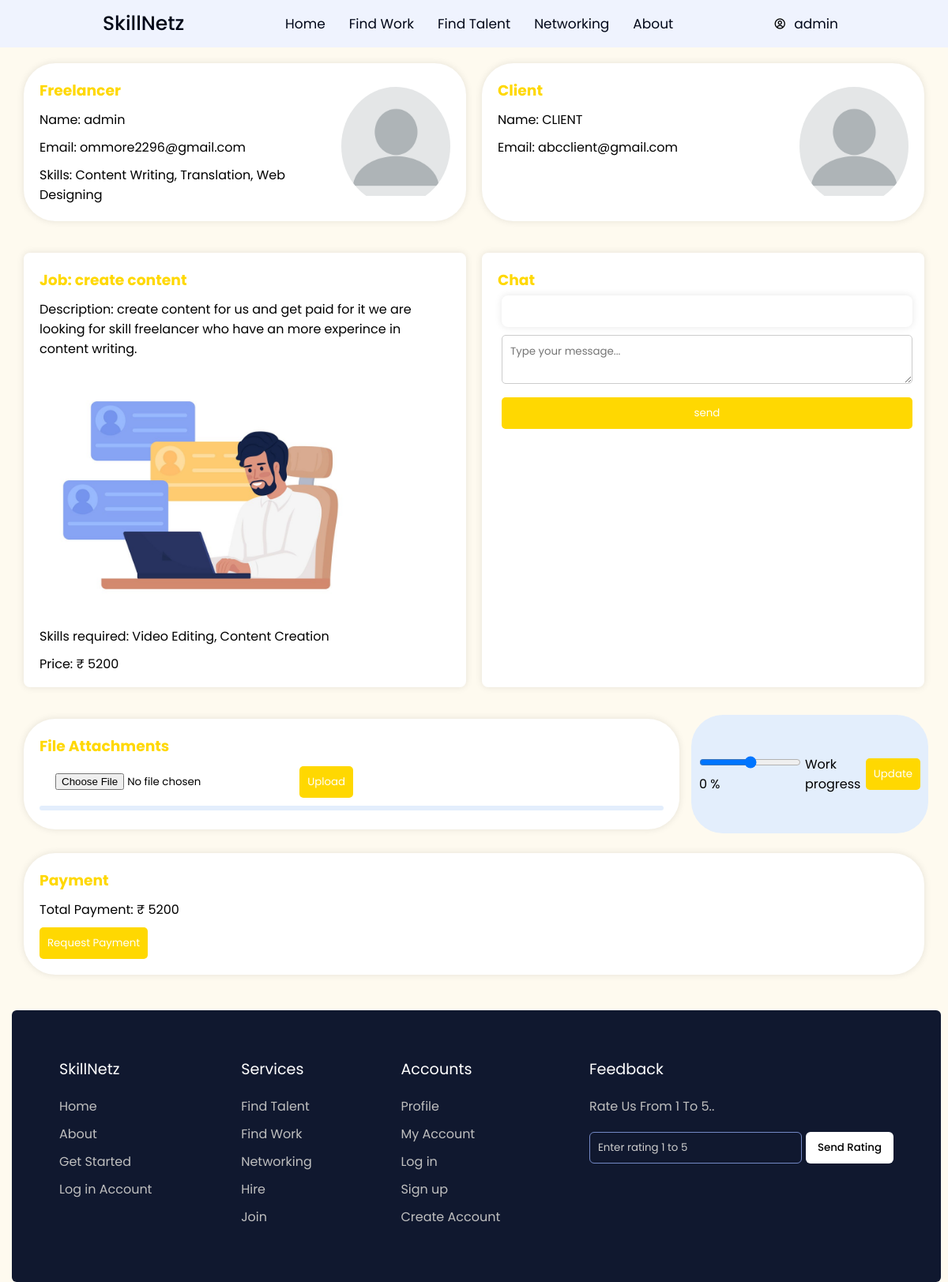
Screenshot of /dashboard/3 (signed in) with the database file from the repository.
### skillnetz/models.py (models this page shows, shortened)
class CustomUser(AbstractUser):
    ROLE_CHOICES = (
    ("freelancer", "Freelancer"),
    ("client", "Client"),
    ("admin","Admin"))
    role = models.CharField(max_length=20,choices=ROLE_CHOICES,default="admin")
    linkedin_id = models.CharField(null=True,blank=True,max_length=20)
    paypal_id = models.CharField(null=True,blank=True,max_length=50)
    dp_img = models.ImageField(upload_to="img",blank=True,null=True,default="img/dp.jpg")
    skill = models.ManyToManyField("Skills",blank=True)

class ActiveJob(models.Model):
    job_title = models.CharField(max_length=50)
    skill = models.ManyToManyField("Skills")
    price = models.CharField(max_length=50)
    description = models.TextField()
    post_date = models.DateField(null=True,blank=True,auto_now_add=True)
    job_image = models.ImageField(upload_to="job_images/",null=True,blank=True)
    post_by = models.ForeignKey(CustomUser,on_delete=models.CASCADE)
    assign_to =models.ForeignKey(CustomUser,on_delete=models.CASCADE,related_name='assign',null=True,blank=True)

class Skills(models.Model):
    name = models.CharField(max_length=100)

### skillnetz/views.py (the view, shortened to what this page needs)
# urls.py: path('dashboard/<int:job_id>',views.dashboard,name="dashboard"),
def dashboard(request,job_id):
    job = get_object_or_404(ActiveJob, pk=job_id)
    if request.user==job.assign_to:
        has_applied = PaymentApplication.objects.filter(job=job)
        payment_done = Payment.objects.filter(job=job)
        chat = Message.objects.filter(job=job).order_by('timestamp')
        my_file = Fileattachment.objects.filter(job=job)
        if has_applied:
            for payment in has_applied:
                value=payment.is_accepted
        else:
            value= False
        if payment_done:
            for pay in payment_done:
                value1=pay.successful
        else:
            value1= False
        return render(request,"freelancerdashborad.html",{'data': job,'messages': chat,'has_applied':has_applied,'payment_done':payment_done,'my_file': my_file,'value':value,'value1':value1})
    else:
        return HttpResponse("You are not an client or an freelancer of this active job")

### skillnetz/templates/freelancerdashborad.html (shortened to what this page needs)
<!DOCTYPE html>
<html lang="en">
    {% load static %}
<head>
    <link href='https://unpkg.com/boxicons@2.1.1/css/boxicons.min.css' rel='stylesheet'>
</head>
<body>
    <nav>
        <div class="nav-bar">
            <span class="logo navLogo"><a href="{% url 'home' %}">SkillNetz</a></span>
            <div class="menu">
                <ul class="nav-links">
                    <li><a href="{% url 'home' %}">Home</a></li>
                    <li><a href="{% url 'findwork' %}">Find Work</a></li>
                    <li><a href="{% url 'findtalent' %}">Find Talent</a></li>
                    <li><a href="{% url 'mynetwork' %}">Networking</a></li>
                    <li><a href="{% url 'about' %}">About</a></li>
                </ul>
            </div>
            <div class="darkLight-searchBox">
              {% if user.is_authenticated %}
              <div class="dark-light" onclick="showprofile()">
                <ul class="nav-links">
                  <i class='bx bx-user-circle'></i>
                  <a>{{user.first_name}}</a></ul>
              </div>
                {% endif %}
            </div>
      </div>
    </nav>
    <br>
    <br>
<div class="main-container">
<div class="container">
    <div class="left-column">
        <div class="freelancer-info">
            <div class="free-info">
            <h3 class="heading-text">Freelancer</h3>
            <p class="msg-text">Name: {{ data.assign_to.first_name }}</p>
            <p class="msg-text">Email: {{ data.assign_to.email }}</p>
            <p class="msg-text">Skills: {% for skill in data.assign_to.skill.all %}{{ skill.name }}{% if not forloop.last %}, {% endif %}{% endfor %}</p>
            </div>
            <div class="dp">
            <img src="{{ data.assign_to.dp_img.url }}" alt="sample-one.jpeg">
            </div>
        </div>
    </div>
    <div class="right-column">
        <div class="client-info">
            <div class="cli-info">
            <h3 class="heading-text">Client</h3>
            <p class="msg-text">Name: {{ data.post_by.first_name }}</p>
            <p class="msg-text">Email: {{ data.post_by.email }}</p>
            </div>
            <div class="dp">
            <img src="{{ data.post_by.dp_img.url }}" alt="sample-one.jpeg">
            </div>
        </div>
    </div>
</div>
<div class="container">
    <div class="left-column">
        <div class="job-details">
            <h3 class="heading-text">Job: {{ data.job_title }}</h3>
            <p class="msg-text">Description: {{ data.description }}</p>
            <img src="{{ data.job_image.url }}" alt="{{ data.job_title }} Image" class="job-image" style="max-width: 100%;">
            <p class="msg-text">Skills required: {% for skill in data.skill.all %}{{ skill.name }}{% if not forloop.last %}, {% endif %}{% endfor %}</p>
            <p class="msg-text">Price: ₹ {{ data.price }}</p>
        </div>
    </div>
    <div class="right-column">
        <div class="communication">
            <h3 class="heading-text">Chat</h3>
            <div class="message-container">
            </div>
            <form method="POST" action="{% url 'chat_submit' data.id %}">
            <textarea class="chat-msg" id="message-input" name="msg" placeholder="Type your message..."></textarea>
            <input type="submit" value="send" name="chat-msg" class="send-msg"></input>
            </form>
        </div>
    </div>
</div>
<div class="container">
    <div class="left-column">
        <div class="flexxing">
        <div class="file-attachments">
            <h3 class="heading-text">File Attachments</h3>
            <form method="POST" action="{% url 'file_submit' data.id %}" enctype="multipart/form-data">
            <input class="file-input" type="file" id="file-input" name="file">
            <input type="submit" class="file-up" value="Upload">
            </form>
            <div class="file" id="file-list">
            </div>
        </div>
        <div class="pro-div">
            <div class="progress-bar">
            <form method="POST" action="{% url 'work_submit' data.id %}">
            <input type="range" id="budget-range" name="work" min="1" max="100" step="1">
            <span id="budget-value">0 %</span>
            </div>
            <p style="margin: 5px;">Work progress</p>
            <input type="submit" value="Update" class="file-up">
            </div>
        </div>
    </div>
</div>
<div class="payment-info">
    <h3 class="heading-text">Payment</h3>
    <p class="msg-text">Total Payment: ₹ {{ data.price }}</p>
    {% if value1 == False %}
        {% if value == False %}
            {% if has_applied %}
            <input type="button" class="applied-button" value="Request Sent">
            {% else %}
            <form method="POST" action="{% url 'paymentapp_submit' data.id %}">
                <input type="submit" class="request-payment" value="Request Payment">
            </form>
            {% endif %}
        {% endif %}
    {% endif %}
</div>
</div>
<section class="footer">
    <div class="footer-row">
      <div class="footer-col">
        <h4>SkillNetz</h4>
        <ul class="links">
          <li><a href="{% url 'home' %}">Home</a></li>
          <li><a href="{% url 'about' %}">About</a></li>
          <li><a href="{% url 'signup' %}">Get Started</a></li>
          <li><a href="{% url 'login' %}">Log in Account</a></li>
        </ul>
      </div>
      <div class="footer-col">
        <h4>Services</h4>
        <ul class="links">
          <li><a href="{% url 'findtalent' %}">Find Talent</a></li>
          <li><a href="{% url 'findwork' %}">Find Work</a></li>
          <li><a href="{% url 'mynetwork' %}">Networking</a></li>
          <li><a href="{% url 'findtalent' %}">Hire</a></li>
          <li><a href="{% url 'signup' %}">Join</a></li>
        </ul>
      </div>
      <div class="footer-col">
        <h4>Accounts</h4>
        <ul class="links">
          <li><a href="{% url 'mynetwork' %}">Profile</a></li>
          <li><a href="{% url 'mynetwork'  %}">My Account</a></li>
          <li><a href="{% url 'login' %}">Log in</a></li>
          <li><a href="{% url 'signup' %}">Sign up</a></li>
          <li><a href="{% url 'signup' %}">Create Account</a></li>
        </ul>
      </div>
      <div class="footer-col">
        <h4>Feedback</h4>
        <p>
          Rate Us From 1 To 5..
        </p>
        <form action="#">
          <input type="text" placeholder="Enter rating 1 to 5" required>
          <button type="submit">Send Rating</button>
        </form>
      </div>
    </div>
  </section>
</body>
</html>

### rows the page displays
CustomUser: first_name "admin"
ActiveJob: assign_to.first_name "admin", assign_to.email "ommore2296@gmail.com", assign_to.dp_img (picture), post_by.first_name "CLIENT", post_by.email "abcclient@gmail.com", post_by.dp_img (picture), job_title "create content", description "create content for us and get paid for it we are looking for skill freelancer who have an more experince in content writing.", job_image (picture), price "5200"
Skills: name "Content Writing"
Skills: name "Translation"
Skills: name "Web Designing"
Skills: name "Video Editing"
Skills: name "Content Creation"
